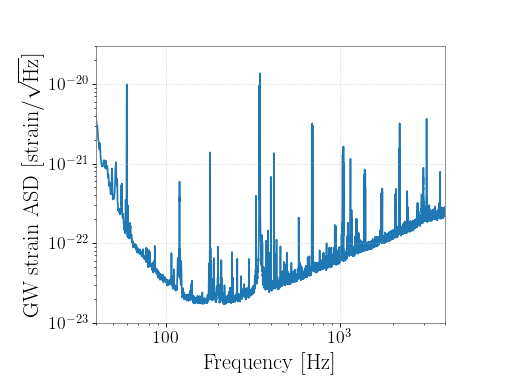

Source code (Python):
plot = spectrum.plot()
ax = plot.gca()
ax.set_xlim(40, 4000)
ax.set_ylabel(r'GW strain ASD [strain$/\sqrt{\mathrm{Hz}}$]')
ax.set_ylim(1e-23, 3e-20)
plot.show()
